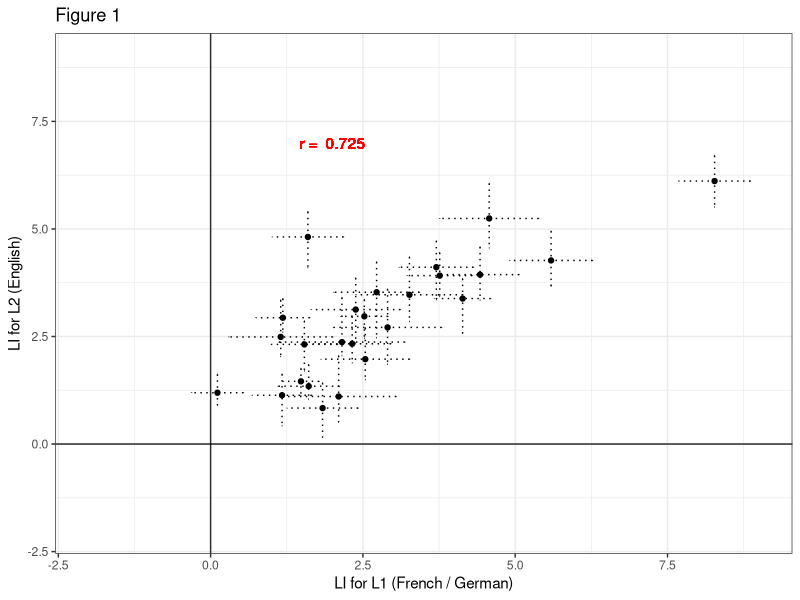
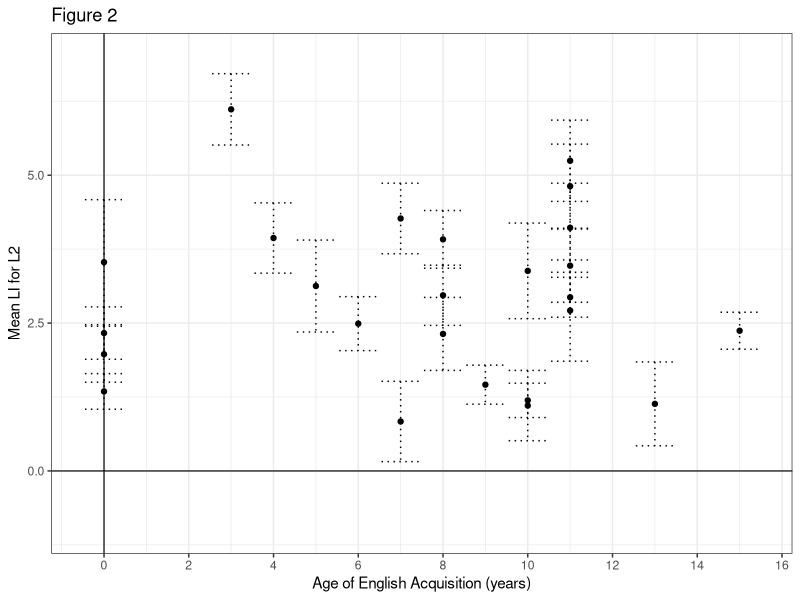
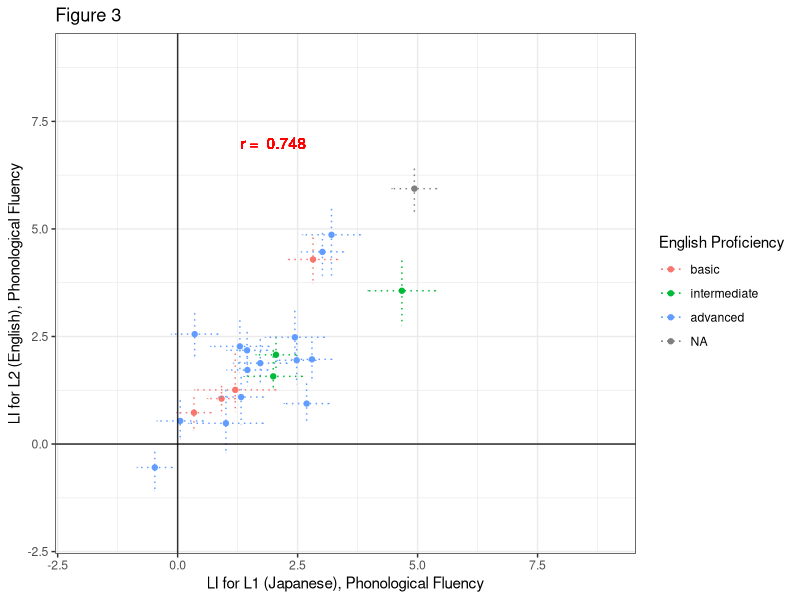
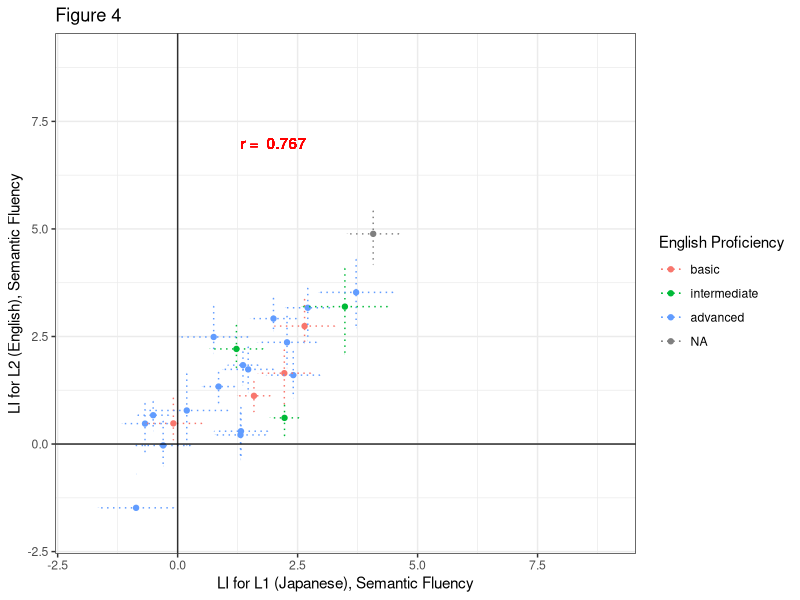
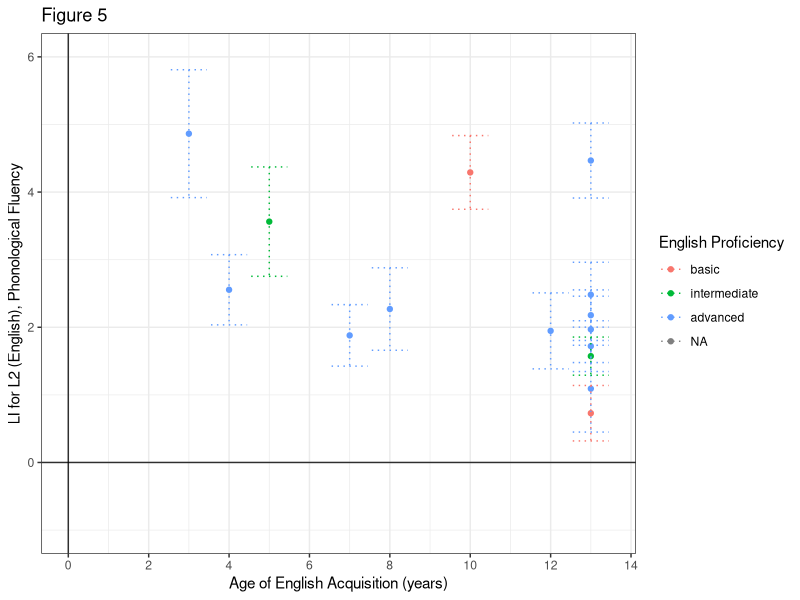
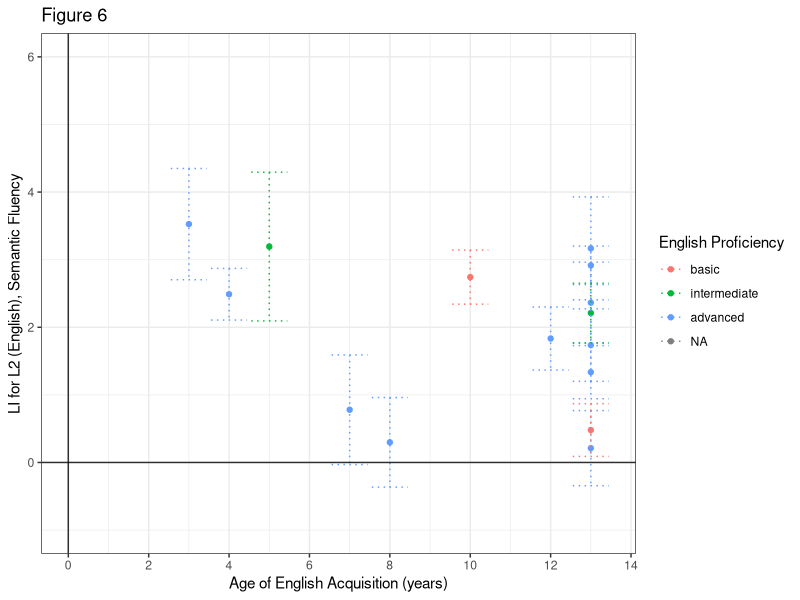

These figures' R source, in order:
## ---- chunk 1
knitr::opts_chunk$set(echo = TRUE)

require(tidyverse)
require(flextable)
require(ggplot2)
## ---- chunk 2
# read French/German data in
L1_data <- read.csv('Results_L1.csv')
L2_data <- read.csv('Results_L2.csv')
background_data_total <- read.csv('background_data.csv', stringsAsFactors = FALSE)
colnames(background_data_total)[1] <-  colnames(background_data_total)[1] <- 'ID'

# read Japanese data in 
Miho_L1_data <- read.csv('Miho_Results_L1.csv')
Miho_L2_data <- read.csv('Miho_Results_L2.csv')
Miho_background_data_total <- read.csv('Miho_background_data.csv', stringsAsFactors = FALSE)
colnames(Miho_background_data_total)[1] <-  colnames(Miho_background_data_total)[1] <- 'ID'
Miho_background_data_total$ID <- as.numeric(gsub("BL", replacement = "", Miho_background_data_total$ID))

## ---- chunk 3
# How many participants are there, and how many were excluded from the analysis?
nsubj_all <- dim(L1_data)[1]
# If a subject has data excluded in EITHER language, we'll have to exclude them.
exclude <- L1_data$L1.exclusions + L2_data$L2.exclusions
# We will include the rows in L1_data and L2_data for any participants where exclude = 0
L1_data <- L1_data[which(exclude==0), ]
L2_data <- L2_data[which(exclude==0), ]
# Remove excluded participants from backgound data too
background_data <- background_data_total[which(exclude==0), ]
nsubj <- dim(L1_data)[1]
background_data <- background_data %>% mutate(L2_prof = (L2_prof_Speaking+L2_prof_Reading+L2_prof_Understanding)/3)

# Calculate demographics summary statistics
demo_summary <- background_data %>% 
  summarise(N_total = n(), N_german = length(which(L1==1)), N_french = length(which(L1==2)),
            N_female = length(which(Gender==0)), N_male = length(which(Gender==1)),
            mean_age = mean(Age), sd_age = sd(Age),
            mean_EHI = mean(EHI), sd_EHI = sd(EHI), min_EHI = min(EHI), max_EHI = max(EHI),
            languages = mean(NoL), sd_languages = sd(NoL),
            mean_aoa = mean(L2_Acquisition), sd_aoa = sd(L2_Acquisition),
            mean_aoF = mean(L2_Fluent), sd_aoF = sd(L2_Fluent),
            mean_accent = mean(L2_exp_Accent), sd_accent = sd(L2_exp_Accent),
            mean_read = mean(L2_prof_Reading), sd_read = sd(L2_prof_Reading),
            mean_und = mean(L2_prof_Understanding), sd_und = sd(L2_prof_Understanding),
            mean_speak = mean(L2_prof_Speaking), sd_speak = sd(L2_prof_Speaking),
            mean_prof = mean(L2_prof), sd_prof = sd(L2_prof))

## ---- chunk 4
# Calculate mean and SEM LI value for L1 and L2
L1_summary_stats <- L1_data %>% summarise(L1_mean = mean(L1.mean_LI), L1_se = sd(L1.mean_LI)/sqrt(nsubj),
                                          L1_mean_trials = mean(L1.N), L1_min_trials = min(L1.N), L1_max_trials = max(L1.N)) 
L2_summary_stats <- L2_data %>% summarise(L2_mean = mean(L2.mean_LI), L2_se = sd(L2.mean_LI)/sqrt(nsubj),
                                          L2_mean_trials = mean(L2.N), L2_min_trials = min(L2.N), L2_max_trials = max(L2.N)) 

# Number of Ps left/ bilaterally lateralised
L1_laterality <- L1_data %>% group_by(L1.mean_laterality) %>% summarise(N=n(), pc=N/nsubj*100)
L2_laterality <- L2_data %>% group_by(L2.mean_laterality) %>% summarise(N=n(), pc=N/nsubj*100)


# Make a massive table
summary_stats <- matrix(data = NA, nrow = 2, ncol = 7)
colnames(summary_stats) <- c('Language','Mean trials', 'mean LI', 'se LI', '% left', '% bilateral', '% right')
summary_stats[, 1] <- c('L1', 'L2')
summary_stats[, 2] <- round(c(L1_summary_stats$L1_mean_trials, L2_summary_stats$L2_mean_trials), 2)
summary_stats[, 3] <-  round(c(L1_summary_stats$L1_mean, L2_summary_stats$L2_mean), 2)
summary_stats[, 4] <-  round(c(L1_summary_stats$L1_se, L2_summary_stats$L2_se), 2)
summary_stats[, 5] <- round(c(L1_laterality$pc[2], L2_laterality$pc[2]))
summary_stats[, 6] <- round(c(L1_laterality$pc[1], L2_laterality$pc[1]))
summary_stats[, 7] <- round(c(L1_laterality$pc[3], L2_laterality$pc[3]))
summary_stats[which(is.na(summary_stats[,7])), 7] <- 0 
summary_stats <- as.data.frame(summary_stats)

# Scatterplot of L1 and L2 data
plotdata <- inner_join(x = L1_data,
                        y = L2_data)

# Correlation between L1 and L2
L1_L2_corr <- cor.test (plotdata$L1.mean_LI, plotdata$L2.mean_LI, 
                        method = "spearman", 
                        exact = FALSE)

Fig1 <- ggplot(data = plotdata, aes(x = L1.mean_LI, y = L2.mean_LI)) + 
  geom_point()+
  theme_bw()+
  xlab("LI for L1 (French / German)") +  
  ylab("LI for L2 (English)") + 
  xlim(-2, 9) + ylim(-2, 9) +
  geom_errorbar(aes(ymin = L2.mean_LI - L2.mean_se, ymax = L2.mean_LI + L1.mean_se),linetype = "dotted") + 
  geom_errorbarh(aes(xmin = L1.mean_LI - L1.mean_se, xmax = L1.mean_LI + L1.mean_se), linetype = "dotted") +
  geom_text(x = 2, y = 7, label = paste('r = ', round(L1_L2_corr$estimate, 3)), colour = 'red') +
  geom_hline(yintercept = 0, linetype="solid", alpha = 0.8) + 
  geom_vline(xintercept = 0, linetype= "solid", alpha = 0.8)  + 
  ggtitle('Figure 1')

# Check correlations with EHI
EHI_LI_L1_cor <- cor.test (background_data$EHI, L1_data$L1.mean_LI, method = "spearman")
EHI_LI_L2_cor <- cor.test (background_data$EHI, L2_data$L2.mean_LI, method = "spearman")

# Check for effect of testing order (0 = L2 tested first, 1 = L1 tested first)
total_info <- inner_join(x = plotdata, y = background_data, by = c("ID"))
nL1_testedfirst <- nrow(background_data[background_data$Tested == 1,]) #how many tested with L1 first
nL1_testedsecond <- nrow(background_data[background_data$Tested == 0,]) # how many tested with L2 first
testing_0 <- filter(total_info, Tested == "0")
testing_1 <- filter(total_info, Tested == "1")
testing_ttest_L1 <- t.test(testing_0$L1.mean_LI, testing_1$L1.mean_LI) # testing if there is a sig. diff between laterality scoes of L1 in those tested in their native language first or second.
testing_ttest_L2 <- t.test(testing_0$L2.mean_LI, testing_1$L2.mean_LI) # testing if there is a sig. diff between laterality scoes of L2 in those tested in their native language first or second.
## ---- chunk 5
# Make a demographics table
demo_table <- matrix(data=NA, nrow=10, ncol=2)
colnames(demo_table) <- c('Characteristic', 'Mean (sd)')
demo_table[,1] <- c('Age, years', 'EHI, /100', 'Languages spoken',
                    'Age of English acquisition, years', 'Age of English fluency, years', 
                    'English accent, /10', 'English overall score, /10',
                    'English speaking, /10', 'English listening, /10', 'English reading, /10')
#demo_table[1,2] <- paste0(demo_summary$N_total, ' (', demo_summary$N_male, ':', demo_summary$N_female, ')')
demo_table[1,2] <- paste0(round(demo_summary$mean_age, 2), ' (', round(demo_summary$sd_age, 2), ')')
demo_table[2,2] <- paste0(round(demo_summary$mean_EHI, 2), ' (', round(demo_summary$sd_EHI, 2), ')')
demo_table[3,2] <- paste0(round(demo_summary$languages, 2), ' (', round(demo_summary$sd_languages, 2), ')')
demo_table[4,2] <- paste0(round(demo_summary$mean_aoa, 2), ' (', round(demo_summary$sd_aoa, 2), ')')
demo_table[5,2] <- paste0(round(demo_summary$mean_aoF, 2), ' (', round(demo_summary$sd_aoF, 2), ')')
demo_table[6,2] <- paste0(round(demo_summary$mean_accent, 2), ' (', round(demo_summary$sd_accent, 2), ')')
demo_table[7,2] <- paste0(round(demo_summary$mean_prof, 2), ' (', round(demo_summary$sd_prof, 2), ')')
demo_table[8,2] <- paste0(round(demo_summary$mean_speak, 2), ' (', round(demo_summary$sd_speak, 2), ')')
demo_table[9,2] <- paste0(round(demo_summary$mean_und, 2), ' (', round(demo_summary$sd_und, 2), ')')
demo_table[10,2] <- paste0(round(demo_summary$mean_read, 2), ' (', round(demo_summary$sd_read, 2), ')')


demo_table <- as.data.frame(demo_table)

table1 <- flextable(demo_table) %>% set_caption(table1, caption=paste0('Table 1. Demographics for the Study 1 participants, N=',nsubj, ' (', demo_summary$N_female, ' female)')) 
table1 <- autofit(table1)
table1
## ---- chunk 6
# Report number of excluded trials
excluded_trials_L1 <- 100 - round(sum(L1_data$L1.N) / sum(L1_data$L1.nMark) * 100, 2)
excluded_trials_L2 <- 100 - round(sum(L2_data$L2.N) / sum(L2_data$L2.nMark) * 100, 2)

# Here we will use the Shapiro Wilks normality test to see if the LI values for L1 and L2 are normally distributed
L1_normality <- shapiro.test(L1_data$L1.mean_LI)
L2_normality <- shapiro.test(L2_data$L2.mean_LI)

# spearman correlation test on odds and evens - means: Grabitz data 
L1_splithalf <- cor.test(L1_data$L1.mean_odd, L1_data$L1.mean_even, method = "spearman")
L2_splithalf <- cor.test(L2_data$L2.mean_odd, L2_data$L2.mean_even, method = "spearman")  
## ---- chunk 7
table2 <- flextable(summary_stats) %>% set_caption(table2, caption='Table 2. Summary statistics for Study 1 laterality indices')
table2 <- autofit(table2)
table2

## ---- chunk 8

print(Fig1)

## ---- chunk 9

# Correlation between AOA and LIs
aoa_L2_corr <- cor.test(total_info$L2_Acquisition, total_info$L2.mean_LI, method = "spearman")
aoF_L2_corr <- cor.test(total_info$L2_Fluent, total_info$L2.mean_LI, method = "spearman")
prof_L2_corr <- cor.test(total_info$L2_prof, total_info$L2.mean_LI, method="spearman")

Fig2 <- ggplot(data = total_info, aes(x = L2_Acquisition, y = L2.mean_LI)) + 
  geom_point() + 
  theme_bw() + 
  xlab("Age of English Acquisition (years)") + 
  ylab("Mean LI for L2") +
  scale_x_continuous(breaks = seq(0, 16, by=2)) + ylim (-1,7) + 
  geom_errorbar(aes(ymin = L2.mean_LI - L2.mean_se, ymax = L2.mean_LI + L2.mean_se ),linetype = "dotted") +
  geom_hline(yintercept = 0, linetype="solid", alpha = 0.8) + 
  geom_vline(xintercept = 0, linetype= "solid", alpha = 0.8) +
  ggtitle('Figure 2')


print(Fig2)


## ---- chunk 10
# How many participants are there, and how many were excluded from the analysis?
Miho_nsubj_all <- dim(Miho_L1_data)[1]

# If a subject has data excluded in EITHER language, we'll have to exclude them
# Phonological and Semantic fluency tasks will be treated separately
Phon_exclude <- Miho_L1_data$L1_Phon.exclusions + Miho_L2_data$L2_Phon.exclusions
Sem_exclude <- Miho_L1_data$L1_Sem.exclusions + Miho_L2_data$L2_Sem.exclusions 
Miho_exclude <- Phon_exclude + Sem_exclude

# We will include the rows in L1_data and L2_data for any participants where exclude = 0
L1_Phon_data <- Miho_L1_data[which(Miho_exclude==0), ]
L2_Phon_data <- Miho_L2_data[which(Miho_exclude==0), ]
L1_Sem_data <- Miho_L1_data[which(Miho_exclude==0), ]
L2_Sem_data <- Miho_L2_data[which(Miho_exclude==0), ]

# How many subjects were included for each task?
Phon_nsubj <- dim(L1_Phon_data)[1]
Sem_nsubj <- dim(L1_Sem_data)[1]

# Add column for english proficiency category: < 40 = basic, > 40 = intermediate, > 48 = advanced
Miho_background_data_total$Eng_cat <- NA
Miho_background_data_total$Eng_cat[which(Miho_background_data_total$Eng_score < 40)] <- "basic"
Miho_background_data_total$Eng_cat[which(Miho_background_data_total$Eng_score >= 40)] <- "intermediate"
Miho_background_data_total$Eng_cat[which(Miho_background_data_total$Eng_score >= 48)] <- "advanced"
Miho_background_data_total$Eng_cat <- factor(Miho_background_data_total$Eng_cat, levels = c("basic", "intermediate","advanced", "NA"))

# Remove excluded participants from backgound data too
Miho_background_data <- Miho_background_data_total[which(Miho_exclude==0), ]

# Calculate demographics summary statistics
#NEED TO CHECK 0 IS DEFINITLEY FEMALE!!

miho_demo_summary <- Miho_background_data %>%
  summarise(N_total = n(), N_female_j = length(which(Gender == "0")), N_male_j = length(which(Gender== "1")),
            mean_age_j = mean(Age, na.rm = TRUE), sd_age = sd(Age, na.rm = TRUE), 
            mean_aoa_L2_j = mean(aoa_L2, na.rm = TRUE), sd_aoa_L2_j = sd(aoa_L2, na.rm = TRUE),
            mean_eng_score_j = mean(Eng_score, na.rm = TRUE), sd_eng_score_j = sd(Eng_score, na.rm = TRUE),
            mean_eng_use_month_j = mean(length_useEng_months, na.rm = TRUE), sd_eng_use_month_j = sd(length_useEng_months, na.rm = TRUE),
            mean_eng_speak_j = mean(Eng_Speak, na.rm = TRUE), sd_eng_speak_j = sd(Eng_Speak, na.rm = TRUE),
            mean_eng_listen_j = mean(Eng_Listen, na.rm = TRUE), sd_eng_listen_j = sd(Eng_Listen, na.rm = TRUE),
            mean_eng_read_j = mean(Eng_Read, na.rm = TRUE), sd_eng_read_j = sd(Eng_Read, na.rm = TRUE), 
            mean_eng_write_j = mean(Eng_Write, na.rm = TRUE), sd_eng_write_j = sd(Eng_Write, na.rm = TRUE),
            )

## ---- chunk 11
# Calculate mean and SEM LI value for L1 and L2: Phonological fluency
L1_Phon_summary_stats <-
  L1_Phon_data %>% summarise(L1_mean = mean(L1_Phon.mean_LI), L1_se = sd(L1_Phon.mean_LI)/sqrt(Phon_nsubj),
                                  L1_mean_trials = mean(L1_Phon.N), L1_min_trials = min(L1_Phon.N),
                                  L1_max_trials = max(L1_Phon.N))

L2_Phon_summary_stats <-
  L2_Phon_data %>% summarise(L2_mean = mean(L2_Phon.mean_LI), L2_se = sd(L2_Phon.mean_LI)/sqrt(Phon_nsubj),
                                  L2_mean_trials = mean(L2_Phon.N), L2_min_trials = min(L2_Phon.N),
                                  L2_max_trials = max(L2_Phon.N))

# The mean and SEM LI value for L1 and L2: Semantic fluency
L1_Sem_summary_stats <-
  L1_Sem_data %>% summarise(L1_mean = mean(L1_Sem.mean_LI), L1_se = sd(L1_Sem.mean_LI)/sqrt(Sem_nsubj),
                                  L1_mean_trials = mean(L1_Sem.N), L1_min_trials = min(L1_Sem.N),
                                  L1_max_trials = max(L1_Sem.N))

L2_Sem_summary_stats <-
  L2_Sem_data %>% summarise(L2_mean = mean(L2_Sem.mean_LI), L2_se = sd(L2_Sem.mean_LI)/sqrt(Sem_nsubj),
                                  L2_mean_trials = mean(L2_Sem.N), L2_min_trials = min(L2_Sem.N),
                                  L2_max_trials = max(L2_Sem.N))

# Number of Ps left/ bilaterally lateralised for L1/L2, Phon/Sem fluency
L1_Phon_laterality <- L1_Phon_data %>%
  group_by(L1_Phon.mean_laterality) %>% summarise(N=n(), pc=N/Phon_nsubj*100)
L2_Phon_laterality <- L2_Phon_data %>%
  group_by(L2_Phon.mean_laterality) %>% summarise(N=n(), pc=N/Phon_nsubj*100)
L1_Sem_laterality <- L1_Sem_data %>%
  group_by(L1_Sem.mean_laterality) %>% summarise(N=n(), pc=N/Sem_nsubj*100)
L2_Sem_laterality <- L2_Sem_data %>%
  group_by(L2_Sem.mean_laterality) %>% summarise(N=n(), pc=N/Sem_nsubj*100)

# Make a summary table
summary_stats <- matrix(data = NA, nrow = 4, ncol = 8)
colnames(summary_stats) <- c('Task','Language','Mean trials', 'mean LI', 'se LI', '% left', '% bilateral', '% right')
summary_stats[, 1] <- c('Phonological','Phonological','Semantic','Semantic')
summary_stats[, 2] <- c('L1','L2','L1','L2')
summary_stats[, 3] <- round(c(L1_Phon_summary_stats$L1_mean_trials, L2_Phon_summary_stats$L2_mean_trials,
                              L1_Sem_summary_stats$L1_mean_trials, L2_Sem_summary_stats$L2_mean_trials), 2)
summary_stats[, 4] <-  round(c(L1_Phon_summary_stats$L1_mean, L2_Phon_summary_stats$L2_mean,
                               L1_Sem_summary_stats$L1_mean, L2_Sem_summary_stats$L2_mean), 2)
summary_stats[, 5] <-  round(c(L1_Phon_summary_stats$L1_se, L2_Phon_summary_stats$L2_se,
                               L1_Sem_summary_stats$L1_se, L2_Sem_summary_stats$L2_se), 2)
summary_stats[, 6] <- round(c(L1_Phon_laterality$pc[2], L2_Phon_laterality$pc[2],
                              L1_Sem_laterality$pc[2], L2_Sem_laterality$pc[2]))
summary_stats[, 7] <- round(c(L1_Phon_laterality$pc[1], L2_Phon_laterality$pc[1],
                              L1_Sem_laterality$pc[1], L2_Sem_laterality$pc[1]))
summary_stats[, 8] <- round(c(L1_Phon_laterality$pc[3], L2_Phon_laterality$pc[3],
                              L1_Sem_laterality$pc[3], L2_Sem_laterality$pc[3]))
summary_stats[which(is.na(summary_stats[,8])), 8] <- 0 
summary_stats <- as.data.frame(summary_stats)

# Plot Miho Phon L1 and L2 data
plotdata_Phon <- inner_join(x = L1_Phon_data, L2_Phon_data)
plotdata_Phon <- inner_join(x = plotdata_Phon, y = Miho_background_data, by = c("ID"))

L1_L2_Phon_corr <- cor.test (plotdata_Phon$L1_Phon.mean_LI, plotdata_Phon$L2_Phon.mean_LI, method = "spearman")

Fig3 <- ggplot(data = plotdata_Phon, aes(x = L1_Phon.mean_LI, y = L2_Phon.mean_LI, color = Eng_cat)) + 
  geom_point()+
  theme_bw()+
  xlab("LI for L1 (Japanese), Phonological Fluency") +  
  ylab("LI for L2 (English), Phonological Fluency") + 
  xlim(-2,9) + ylim (-2,9) + 
  geom_errorbar(aes(ymin = L2_Phon.mean_LI - L2_Phon.mean_se, ymax = L2_Phon.mean_LI + L1_Phon.mean_se),linetype = "dotted") + 
  geom_errorbarh(aes(xmin = L1_Phon.mean_LI - L1_Phon.mean_se, xmax = L1_Phon.mean_LI + L1_Phon.mean_se), linetype = "dotted")+
  geom_text(x = 2, y = 7, label = paste('r = ', round(L1_L2_Phon_corr$estimate, 3)), colour = 'red') +
  geom_hline(yintercept = 0, linetype="solid", alpha = 0.8) + 
  geom_vline(xintercept = 0, linetype= "solid", alpha = 0.8) +
  scale_color_discrete(name = "English Proficiency") +
  ggtitle('Figure 3')

# Plot Miho Sem L1 and L2 data
plotdata_Sem <- inner_join(x = L1_Sem_data, y = L2_Sem_data)
plotdata_Sem <- inner_join(x = plotdata_Sem, y = Miho_background_data, by = c("ID"))

L1_L2_Sem_corr <- cor.test (plotdata_Sem$L1_Sem.mean_LI, plotdata_Sem$L2_Sem.mean_LI, method = "spearman")

Fig4 <- ggplot(data = plotdata_Sem, aes(x = L1_Sem.mean_LI, y = L2_Sem.mean_LI, color = Eng_cat)) +
  geom_point()+
  theme_bw()+
  xlab("LI for L1 (Japanese), Semantic Fluency") +
  ylab("LI for L2 (English), Semantic Fluency") +
  xlim(-2,9) + ylim (-2,9) +
  geom_errorbar(aes(ymin = L2_Sem.mean_LI - L2_Sem.mean_se, ymax = L2_Sem.mean_LI + L1_Sem.mean_se),linetype = "dotted") +
  geom_errorbarh(aes(xmin = L1_Sem.mean_LI - L1_Sem.mean_se, xmax = L1_Sem.mean_LI + L1_Sem.mean_se), linetype = "dotted")+
  geom_text(x = 2, y = 7, label = paste('r = ', round(L1_L2_Sem_corr$estimate, 3)), colour = 'red') +
  geom_hline(yintercept = 0, linetype="solid", alpha = 0.8) + 
  geom_vline(xintercept = 0, linetype= "solid", alpha = 0.8) +
  scale_color_discrete(name = "English Proficiency") +
  ggtitle('Figure 4')

# Check correlations with EHI
#TO COMPLETE
# EHI_LI_L1_Phon_cor <- cor.test (background_data$EHI, L1_data$L1_Phon.mean_LI, method = "spearman")
# EHI_LI_L2_Phon_cor <- cor.test (background_data$EHI, L2_data$L2_Phon.mean_LI, method = "spearman")
# EHI_LI_L1_Sem_cor <- cor.test (background_data$EHI, L1_data$L1_Sem.mean_LI, method = "spearman")
# EHI_LI_L2_Sem_cor <- cor.test (background_data$EHI, L2_data$L2_Sem.mean_LI, method = "spearman")

# Check for effect of testing order (0 = L2 tested first, 1 = L1 tested first)
# TO COMPLETE
# total_info <- inner_join(x = plotdata_j, y = background_data, by = c("ID"))
# nL1_testedfirst <- nrow(background_data[background_data$Tested == 1,]) #how many tested with L1 first
# nL1_testedsecond <- nrow(background_data[background_data$Tested == 0,]) # how many tested with L2 first
# testing_0 <- filter(total_info, Tested == "0")
# testing_1 <- filter(total_info, Tested == "1")
# testing_ttest_L1 <- t.test(testing_0$L1.mean_LI, testing_1$L1.mean_LI) # testing if there is a sig. diff between laterality scoes of L1 in those tested in their native language first or second.
# testing_ttest_L2 <- t.test(testing_0$L2.mean_LI, testing_1$L2.mean_LI) # testing if there is a sig. diff between laterality scoes of L2 in those tested in their native language first or second.


# descriptive statistics for words produced in task

mean_jwords_phon <- mean(plotdata_Phon$JPhon_words, na.rm = TRUE)
sd_jwords_phon <- sd(plotdata_Phon$JPhon_words, na.rm = TRUE)
mean_jwords_sem <- mean(plotdata_Sem$JSem_words, na.rm = TRUE)
sd_jwords_sem <- sd(plotdata_Sem$JSem_words, na.rm = TRUE)
mean_ewords_phon <- mean(plotdata_Phon$EPhon_words, na.rm = TRUE)
sd_ewords_phon <- sd(plotdata_Phon$EPhon_words, na.rm = TRUE)
mean_ewords_sem <- mean(plotdata_Sem$ESem_words, na.rm = TRUE)
sd_ewords_sem <- sd(plotdata_Sem$ESem_words, na.rm = TRUE)

words_produced_phon <- t.test(plotdata_Phon$JPhon_words, plotdata_Phon$EPhon_words, na.rm = TRUE)
words_produced_sem <- t.test(plotdata_Sem$JSem_words, plotdata_Sem$ESem_words, na.rm = TRUE)
## ---- chunk 12

#### demographics table ####
# Update names of rows when we get more info on background demographics. 
# Make a demographics table

############

demo_table_j <- matrix(data=NA, nrow=8, ncol=2)
colnames(demo_table_j) <- c('Characteristic', 'Mean (sd)')

demo_table_j[,1] <- c('Age, years', 'Age of English acquisition, years', 'Time using English, years', 'English overall score, /60', 'English speaking, /100', 'English listening, /100', 'English reading, /100', 'English writing, /100')

demo_table_j[1,2] <- paste0(round(miho_demo_summary$mean_age_j, 2), ' (', round(miho_demo_summary$sd_age, 2), ')')
demo_table_j[2,2] <- paste0(round(miho_demo_summary$mean_aoa_L2_j, 2), ' (', round(miho_demo_summary$sd_aoa_L2_j, 2), ')')
demo_table_j[3,2] <- paste0(round(miho_demo_summary$mean_eng_use_month_j/12, 2), ' (', round(miho_demo_summary$sd_eng_use_month_j/12, 2), ')')
demo_table_j[4,2] <- paste0(round(miho_demo_summary$mean_eng_score_j, 2), ' (', round(miho_demo_summary$sd_eng_score_j, 2), ')')
demo_table_j[5,2] <- paste0(round(miho_demo_summary$mean_eng_speak_j, 2), ' (', round(miho_demo_summary$sd_eng_speak_j, 2), ')')
demo_table_j[6,2] <- paste0(round(miho_demo_summary$mean_eng_listen_j, 2), ' (', round(miho_demo_summary$sd_eng_listen_j, 2), ')')
demo_table_j[7,2] <- paste0(round(miho_demo_summary$mean_eng_read_j, 2), ' (', round(miho_demo_summary$sd_eng_read_j, 2), ')')
demo_table_j[8,2] <- paste0(round(miho_demo_summary$mean_eng_write_j, 2), ' (', round(miho_demo_summary$sd_eng_write_j, 2), ')')
demo_table_j <- as.data.frame(demo_table_j)

table3 <- flextable(demo_table_j) %>% set_caption('table3', caption=paste0('Table 101. Demographics for the Study 2 participants, N=', miho_demo_summary$N_total, ' (', miho_demo_summary$N_female_j, ' female)')) 
table3 <- autofit(table3)
table3

## ---- chunk 13
# Report number of excluded trials
excluded_trials_L1_Phon <- 100 - round(sum(L1_Phon_data$L1_Phon.N.N) / sum(L1_Phon_data$L1_Phon.nMark) * 100, 2)
excluded_trials_L2_Phon <- 100 - round(sum(L2_Phon_data$L2_Phon.N) / sum(L2_Phon_data$L2_Phon.nMark) * 100, 2)
excluded_trials_L1_Sem <- 100 - round(sum(L1_Sem_data$L1_Sem.N.N) / sum(L1_Sem_data$L1_Sem.nMark) * 100, 2)
excluded_trials_L2_Sem <- 100 - round(sum(L2_Sem_data$L2_Sem.N) / sum(L2_Sem_data$L2_Sem.nMark) * 100, 2)

# Here we will use the Shapiro Wilks normality test to see if the LI values for L1 and L2 are normally distributed
L1_Phon_normality <- shapiro.test(L1_Phon_data$L1_Phon.mean_LI)
L1_Sem_normality <- shapiro.test(L1_Sem_data$L1_Sem.mean_LI)
L2_Phon_normality <- shapiro.test(L2_Phon_data$L2_Phon.mean_LI)
L2_Sem_normality <- shapiro.test(L2_Sem_data$L2_Sem.mean_LI)

# spearman correlation test on odds and evens - means
L1_Phon_splithalf <- cor.test(L1_Phon_data$L1_Phon.mean_odd, L1_Phon_data$L1_Phon.mean_even, method = "spearman")
L2_Phon_splithalf <- cor.test(L2_Phon_data$L2_Phon.mean_odd, L2_Phon_data$L2_Phon.mean_even, method = "spearman")
L1_Sem_splithalf <- cor.test(L1_Sem_data$L1_Sem.mean_odd, L1_Sem_data$L1_Sem.mean_even, method = "spearman")
L2_Sem_splithalf <- cor.test(L2_Sem_data$L2_Sem.mean_odd, L2_Sem_data$L2_Sem.mean_even, method = "spearman")

## ---- chunk 14
table4 <- flextable(summary_stats) 
table4 <- autofit(table4)
set_caption(table4, caption='Table 4. Summary statistics for Study 2 laterality indices')

## ---- chunk 15
print(Fig3)
print(Fig4)

## ---- chunk 16

# Correlation between AOA and LIs
# normally distributed (lines 490-493)

aoa_l2_corr_phon_j <- cor.test(plotdata_Phon$aoa_L2, plotdata_Phon$L2_Phon.mean_LI, method = "spearman")
aoa_l2_corr_sem_j <- cor.test(plotdata_Sem$aoa_L2, plotdata_Sem$L2_Sem.mean_LI, method = "spearman")

#do we need any more correlations? 

## ---- chunk 17

Fig5 <- ggplot (data = plotdata_Phon, aes(x = aoa_L2, y = L2_Phon.mean_LI, color=Eng_cat)) + 
  geom_point() + 
  theme_bw() + 
  xlab("Age of English Acquisition (years)") + 
  ylab("LI for L2 (English), Phonological Fluency") + 
  scale_x_continuous(breaks = seq(0, 14, by=2)) + ylim (-1,6) + 
  geom_errorbar(aes(ymin = L2_Phon.mean_LI - L2_Phon.mean_se, ymax = L2_Phon.mean_LI + L2_Phon.mean_se),linetype = "dotted") +
  geom_hline(yintercept = 0, linetype="solid", alpha = 0.8) + 
  geom_vline(xintercept = 0, linetype= "solid", alpha = 0.8) +
  scale_color_discrete(name = "English Proficiency") +
  ggtitle('Figure 5')
  
Fig6 <- ggplot (data = plotdata_Sem, aes(x = aoa_L2, y = L2_Sem.mean_LI, color=Eng_cat)) + 
  geom_point() +
  theme_bw() + 
  xlab("Age of English Acquisition (years)") + 
  ylab("LI for L2 (English), Semantic Fluency") +
  scale_x_continuous(breaks = seq(0, 14, by=2)) + ylim (-1,6) +
  geom_errorbar(aes(ymin = L2_Sem.mean_LI - L2_Sem.mean_se, ymax = L2_Sem.mean_LI + L2_Sem.mean_se),linetype = "dotted") +
  geom_hline(yintercept = 0, linetype="solid", alpha = 0.8) + 
  geom_vline(xintercept = 0, linetype= "solid", alpha = 0.8) +
  scale_color_discrete(name = "English Proficiency") +
  ggtitle('Figure 6')

## ---- chunk 18
print(Fig5)
print(Fig6)
